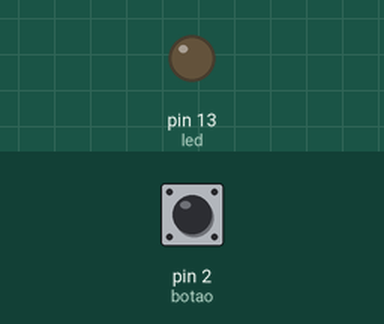
This sketch was run on a simulated Arduino Uno, built with avr-gcc and run on an emulated ATmega328P. On the bench: output pins drawn as LEDs (lit = HIGH). The test bench sets the inputs (shaded band); at power-on: pin 2 (botao) LOW.

Above: at 1.2 s.
1.3 s: pin 2 (botao) pulled HIGH for 0.15 s
At 1.37 s:
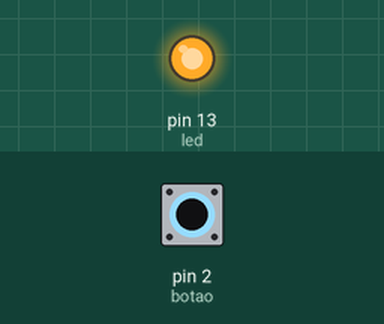
2.9 s: pin 2 (botao) pulled HIGH for 3.2 s
At 7.2 s:
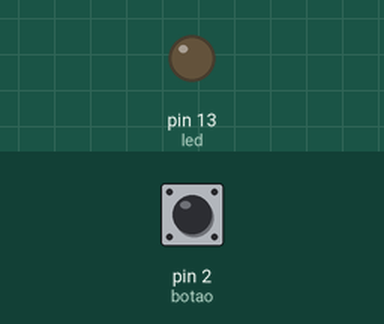
Timing chart, 0 to 8.7 s (numbered marks = the images above; inputs shaded):
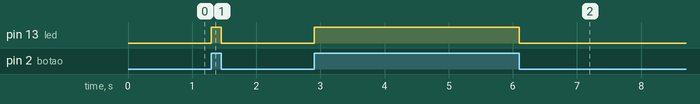

The sketch:

LIGAR_LED_COM_BOTAO.ino
```cpp
/*
conforme o botao e precionado liga o led
*/

int led = 13; //LED NO PINO 13
int botao=2; //BOTAO LIGADO NO PIO 2
int estadodoBotao = 0; //vaariavel para saber se o botao esta pressionado
void setup(){
  pinMode (led, OUTPUT); //PINO DO LED SAIDA
  pinMode (botao, INPUT); //PINO COM O BOTAO SERA A ENTRADA
}
void loop(){
  estadodoBotao = digitalRead(botao);
  if (estadodoBotao == HIGH){ //SE O BOTAO ESTIVER PRESSIONADO
    digitalWrite (led, HIGH) ; // LIGA O LED DO PINO 13
  }
  else{
    digitalWrite (led, LOW); // DEIXA O PINO SEM ENERGIA
  }
}
```

Measured:
- after the input at 1.3 s, pin 13 (led): LOW → HIGH at once, → LOW 0.15 s later
- after the input at 2.9 s, pin 13 (led): LOW → HIGH at once, → LOW 3.2 s later
